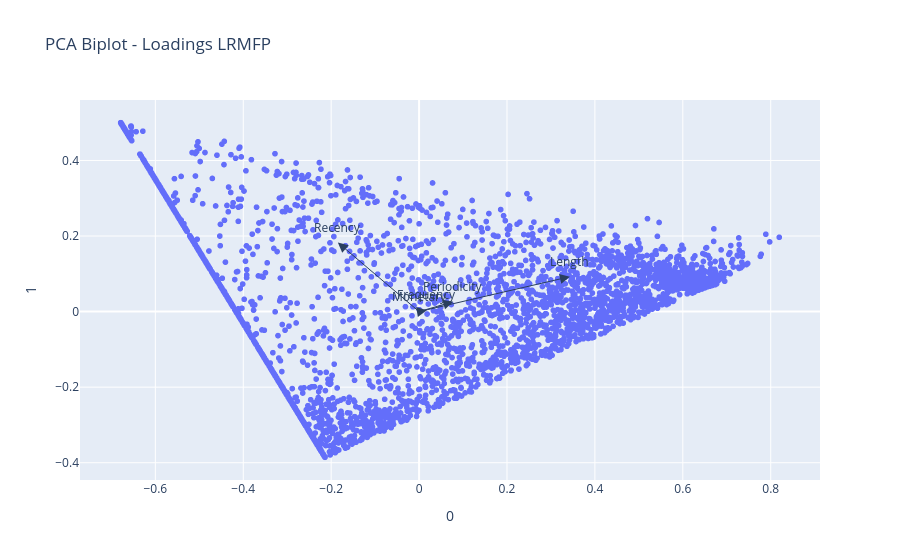

The notebook cell saved with this chart:
### Markdown cell above
### 1.3.3 Análisis de los Loadings de PCA [0.5 puntos]
Antes de continuar con la etapa de clustering, analice los *loadings* (pesos o coeficientes) de las componentes principales obtenidas con PCA. 

Utilice el siguiente tutorial para visualizarlos: https://plotly.com/python/pca-visualization/

- Calcule y reporte los *loadings* de las dos primeras componentes principales.
- Interprete qué características (**LRMFP**) son más relevantes en cada componente.
- Visualice los *loadings* usando un gráfico de barras para cada componente.

### Code cell
# PCA ya entrenado del pipeline
pca = pipeline_pca.named_steps["pca"]

# loadings escalados
loadings = pca.components_.T * np.sqrt(pca.explained_variance_)

loadings_df = pd.DataFrame(
    loadings,
    columns=["PC1", "PC2"],  # Nombres de los componentes
    index=cols,  # las columnas
)

display(loadings_df)

fig = px.scatter(pca_proj, x=0, y=1, title="PCA Biplot - Loadings LRMFP")

for i, feature in enumerate(cols):
    fig.add_annotation(
        ax=0,
        ay=0,
        axref="x",
        ayref="y",
        x=loadings[i, 0],
        y=loadings[i, 1],
        showarrow=True,
        arrowsize=2,
        arrowhead=2,
        xanchor="right",
        yanchor="top",
    )
    fig.add_annotation(
        x=loadings[i, 0],
        y=loadings[i, 1],
        ax=0,
        ay=0,
        xanchor="center",
        yanchor="bottom",
        text=feature,
        yshift=5,
    )

fig.show()

### Figure 1 — Plotly figure (JSON) as saved in the notebook; plotly's stock layout.template omitted (floating-point values rounded to 4 significant figures; data arrays with more than 128 entries replaced by an {"elided": "..."} marker saying what was removed)
{"data": [{"hovertemplate": "0=%{x}<br>1=%{y}<extra></extra>", "legendgroup": "", "marker": {"color": "#636efa", "symbol": "circle"}, "mode": "markers", "name": "", "showlegend": false, "type": "scattergl", "x": {"elided": "4314 float values"}, "xaxis": "x", "y": {"elided": "4314 float values"}, "yaxis": "y"}], "layout": {"annotations": [{"arrowhead": 2, "arrowsize": 2, "ax": 0, "axref": "x", "ay": 0, "ayref": "y", "showarrow": true, "x": 0.3431, "xanchor": "right", "y": 0.09233, "yanchor": "top"}, {"ax": 0, "ay": 0, "text": "Length", "x": 0.3431, "xanchor": "center", "y": 0.09233, "yanchor": "bottom", "yshift": 5}, {"arrowhead": 2, "arrowsize": 2, "ax": 0, "axref": "x", "ay": 0, "ayref": "y", "showarrow": true, "x": -0.1848, "xanchor": "right", "y": 0.1827, "yanchor": "top"}, {"ax": 0, "ay": 0, "text": "Recency", "x": -0.1848, "xanchor": "center", "y": 0.1827, "yanchor": "bottom", "yshift": 5}, {"arrowhead": 2, "arrowsize": 2, "ax": 0, "axref": "x", "ay": 0, "ayref": "y", "showarrow": true, "x": 0.00182, "xanchor": "right", "y": -0.0004469, "yanchor": "top"}, {"ax": 0, "ay": 0, "text": "Monetary", "x": 0.00182, "xanchor": "center", "y": -0.0004469, "yanchor": "bottom", "yshift": 5}, {"arrowhead": 2, "arrowsize": 2, "ax": 0, "axref": "x", "ay": 0, "ayref": "y", "showarrow": true, "x": 0.01771, "xanchor": "right", "y": 0.003567, "yanchor": "top"}, {"ax": 0, "ay": 0, "text": "Frequency", "x": 0.01771, "xanchor": "center", "y": 0.003567, "yanchor": "bottom", "yshift": 5}, {"arrowhead": 2, "arrowsize": 2, "ax": 0, "axref": "x", "ay": 0, "ayref": "y", "showarrow": true, "x": 0.07778, "xanchor": "right", "y": 0.02612, "yanchor": "top"}, {"ax": 0, "ay": 0, "text": "Periodicity", "x": 0.07778, "xanchor": "center", "y": 0.02612, "yanchor": "bottom", "yshift": 5}], "legend": {"tracegroupgap": 0}, "title": {"text": "PCA Biplot - Loadings LRMFP"}, "xaxis": {"anchor": "y", "domain": [0, 1], "title": {"text": "0"}}, "yaxis": {"anchor": "x", "domain": [0, 1], "title": {"text": "1"}}}}
